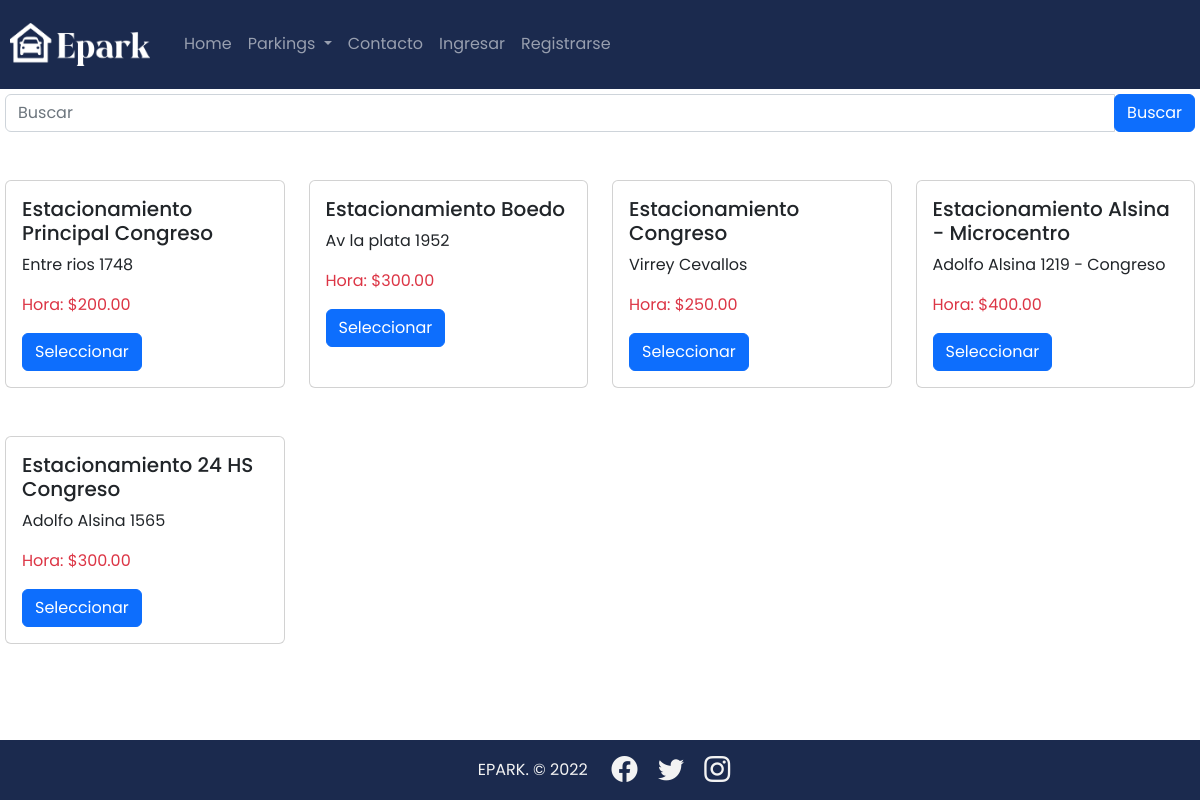
/parking/parkings, run on an earlier commit of the app's database.
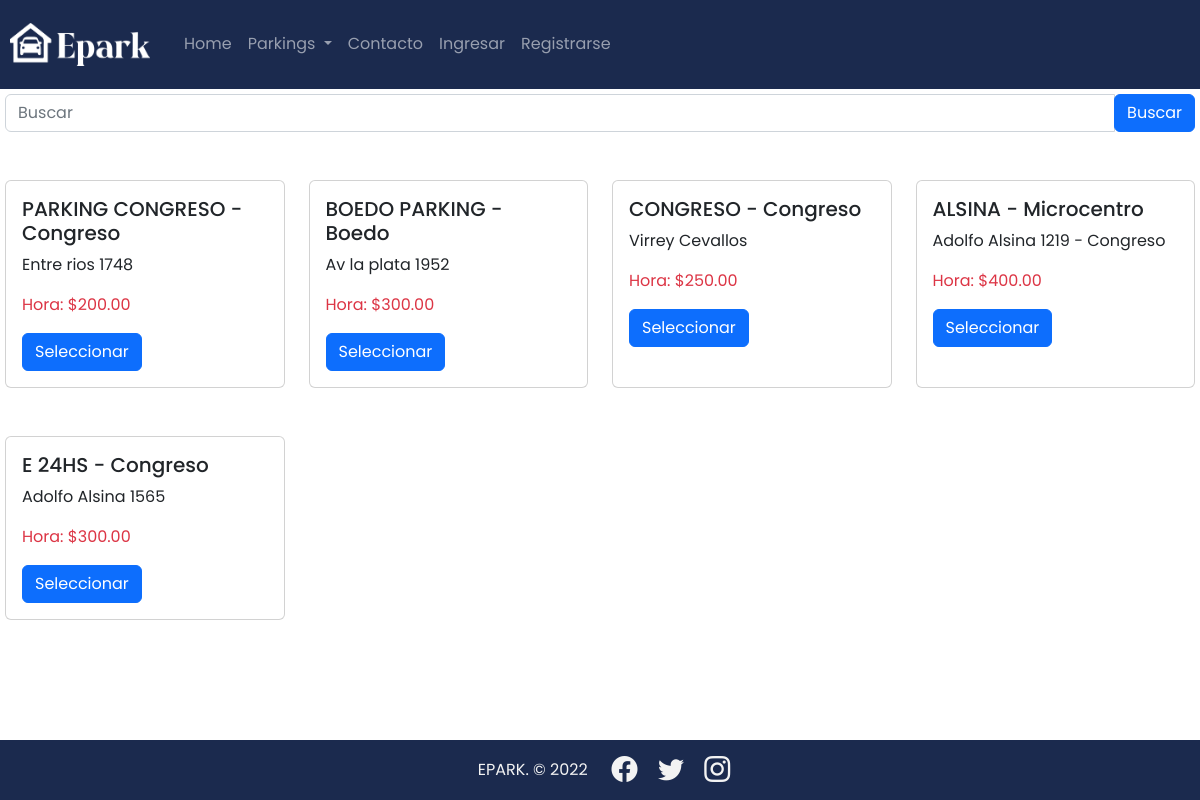
And on a later commit of the database.
### parking/models.py (models this page shows, shortened)
class Parking(models.Model):
    title = models.CharField(max_length=50)
    owner_name = models.CharField(max_length=50)
    owner_surname = models.CharField(max_length=50)
    address_p  = models.TextField()
    price_hour = models.DecimalField(max_digits=10, decimal_places=2, default=0.0)
    price_day = models.DecimalField(max_digits=10, decimal_places=2, default=0.0)
    price_week = models.DecimalField(max_digits=10, decimal_places=2, default=0.0)
    price_month = models.DecimalField(max_digits=10, decimal_places=2, default=0.0)
    phone_p = models.CharField(max_length=20)
    mail_p = models.EmailField()
    country_p = models.CharField(max_length=30)
    city_p = models.CharField(max_length=30)
    slots =  models.IntegerField()
    url_map = models.CharField(max_length=500)
    avalaible = models.BooleanField(default=True)
    slug = models.SlugField(null=False, blank=False, unique=True)
    created_at = models.DateTimeField(auto_now_add=True)

### parking/views.py (the view)
# urls.py: path("parking/parkings", ParkingListView.as_view(), name="parking"),
class ParkingListView(ListView):
    template_name = 'parking/parkings.html'
    queryset = Parking.objects.all()
    def get_context_data(self, **kwargs):
        context = super().get_context_data(**kwargs)
        context['parkings'] = context['object_list']
        return context

### parking/templates/parking/parkings.html
{% extends 'base.html' %}
    {% block content %}
    <div class="row">
        {% include 'parking/snippets/search.html' %}
        {% for parking in object_list %}
        <div class="col-3 mt-5">
            {% include 'parking/snippets/parking.html' %}
        </div>
        {% endfor %}
    </div>
    {% endblock %}

### parking/templates/parking/snippets/parking.html
<div class="card h-100">
    <div class="col card-body">
        <h5 class="card-title">{{ parking.title }} </h5>
        <p class="card-ted">{{ parking.address_p }} </p>
        <p class="card-ted text-danger">Hora: ${{ parking.price_hour }} </p>
        <a href="{% url 'parking:parking' parking.slug %}"> <button  class="btn btn-primary">Seleccionar</button></a>
    </div>
</div>

What changed in the data, as far as the page shows it:
changed Parking "Entre rios 1748": title "Estacionamiento Principal Congreso" → "PARKING CONGRESO - Congreso"
changed Parking: title "Estacionamiento Boedo" → "BOEDO PARKING - Boedo"
changed Parking "Virrey Cevallos": title "Estacionamiento Congreso" → "CONGRESO - Congreso"
changed Parking "Adolfo Alsina 1219 - Congreso": title "Estacionamiento Alsina - Microcentro" → "ALSINA - Microcentro"
changed Parking "Adolfo Alsina 1565": title "Estacionamiento 24 HS Congreso" → "E 24HS - Congreso"
